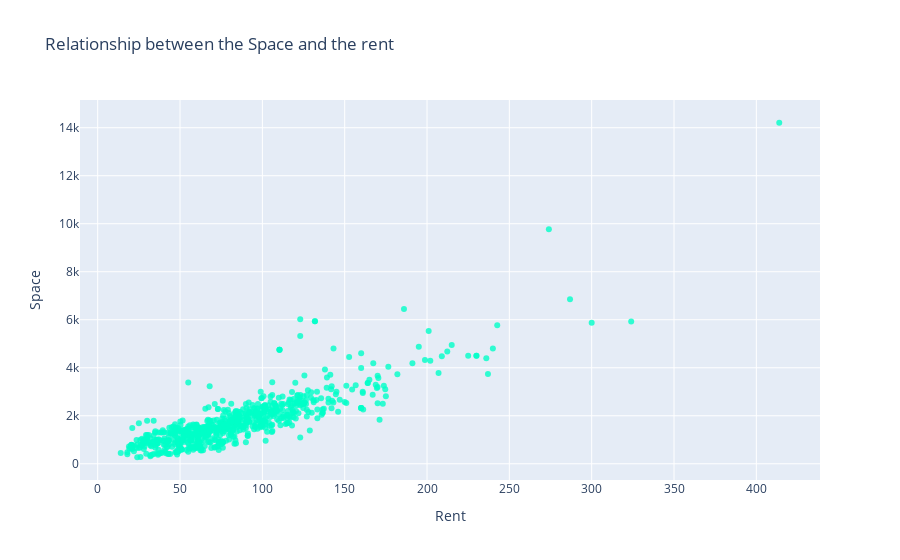

The notebook cell this image was saved under:
### Markdown cell above
## **A Plot of the relationship between the Space and rent**

### Code cell
Sp_rnt=go.Scatter(
                    x = rentals['Space'],
                    y = rentals['Rent'],
                    mode = "markers",
                    name = "Space",
                    marker = dict(color = 'rgba(0, 255, 200, 0.8)'),
                    )

layout = dict(title = 'Relationship between the Space and the rent',
              xaxis= dict(title= 'Rent',ticklen= 5,zeroline= False),
              yaxis= dict(title= 'Space',ticklen= 5,zeroline= False)
             )
fig = dict(data = Sp_rnt, layout = layout)
iplot(fig)

### Figure 1 — Plotly figure (JSON) as saved in the notebook; plotly's stock layout.template omitted (floating-point values rounded to 4 significant figures; data arrays with more than 128 entries replaced by an {"elided": "..."} marker saying what was removed)
{"data": [{"name": "Space", "y": {"elided": "764 float values"}, "mode": "markers", "marker": {"color": "rgba(0, 255, 200, 0.8)"}, "x": {"elided": "764 float values"}, "type": "scatter"}], "layout": {"yaxis": {"zeroline": false, "ticklen": 5, "title": {"text": "Space"}}, "xaxis": {"zeroline": false, "ticklen": 5, "title": {"text": "Rent"}}, "title": {"text": "Relationship between the Space and the rent"}}}
